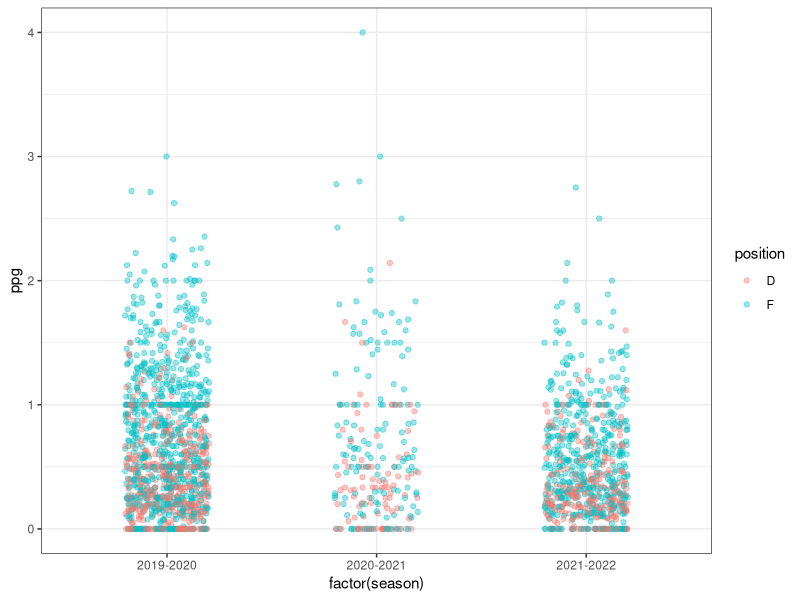
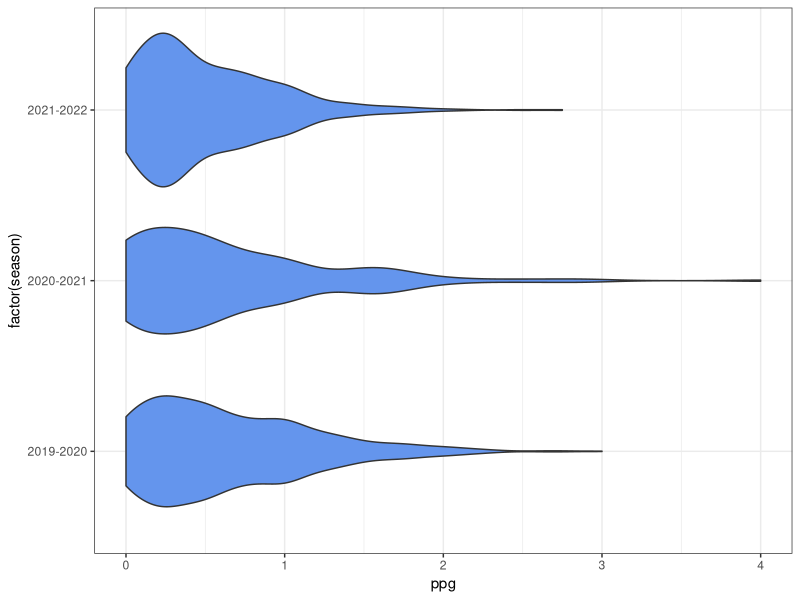
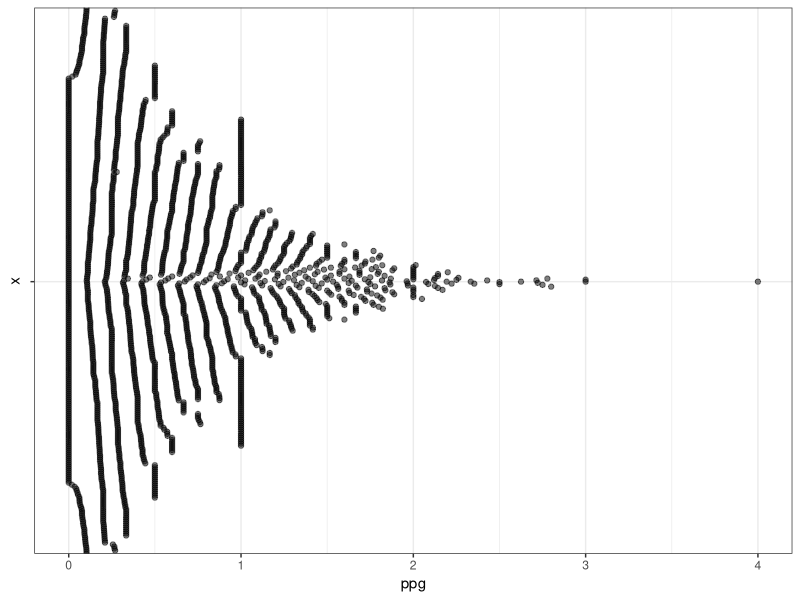
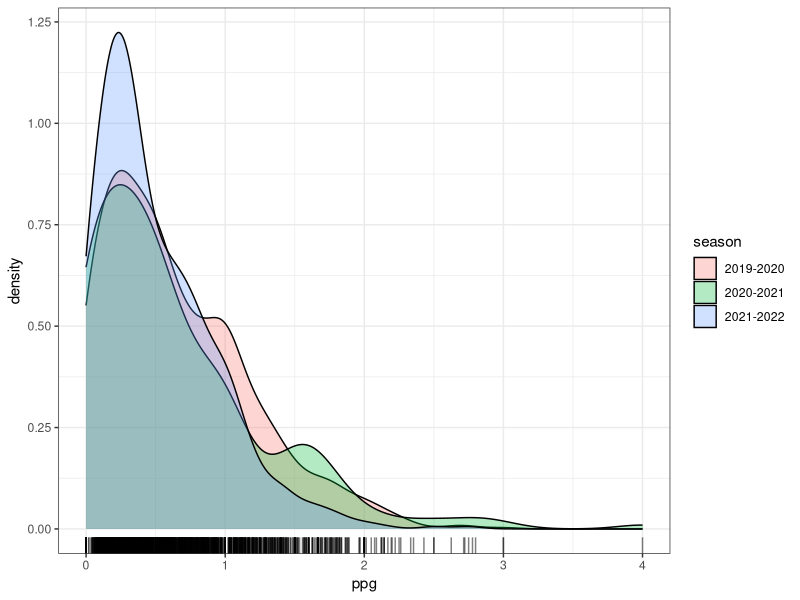
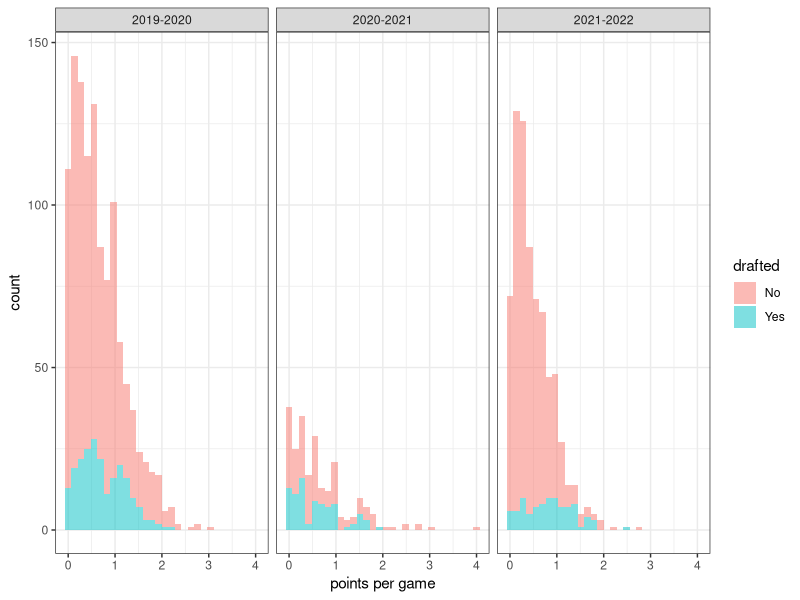
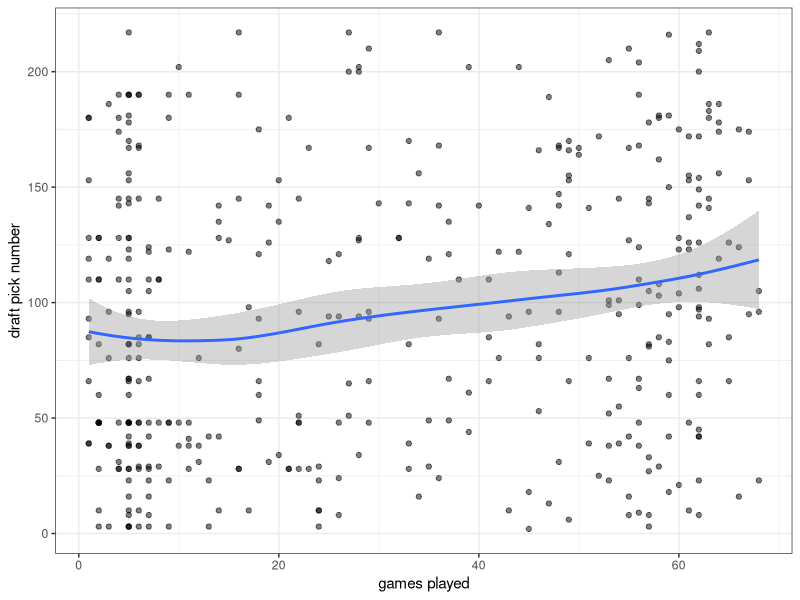
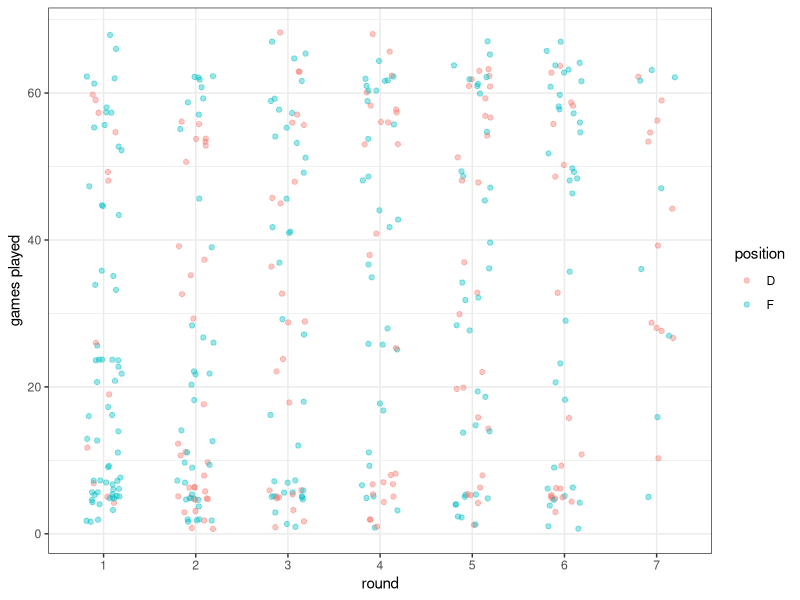
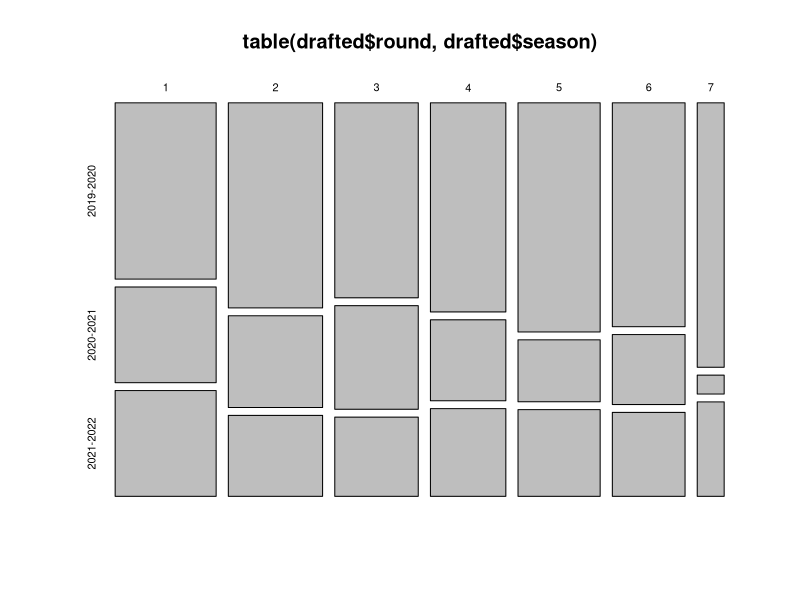

Reproduce these figures in R, in order.
## ---- chunk 1
knitr::opts_chunk$set(echo = TRUE)
## ---- chunk 2
# load packages
library(tidyverse)
library(RColorBrewer)
library(ggbeeswarm)
# load data
library(readr)
sams_ohl_data_request <- #read_csv("C:/Users/jacki/Desktop/REU/hockey/sams_ohl_data_request.csv")
read_csv("sams_ohl_data_request.csv")
View(sams_ohl_data_request)
# filter years
recent <- sams_ohl_data_request %>% 
  filter(season %in% c("2019-2020", "2020-2021", "2021-2022"))
# add points per game columns
recent <- recent %>% 
  mutate(ppg = pts/gp)
# more data frames
all3 <- recent %>% 
  filter(season %in% c("2019-2020", "2020-2021", "2021-2022")) %>%
  group_by(league, season) %>%
  summarize(count = n()) %>%
  pivot_wider(names_from = season, values_from = count) %>%
  filter(!is.na(`2019-2020`) & !is.na(`2020-2021`) & !is.na(`2021-2022`))
all_seasons <- recent %>% 
  filter(league %in% c("Belarus Cup", "International-Jr", "MHL",
                       "NOJHL", "Slovakia U20", "Slovakia2",
                       "USHL"))
drafted <- recent %>% 
  filter(!is.na(draft_year))
recent2 <- recent %>% 
  mutate(got_drafted = case_when(!is.na(draft_year) ~ 'Yes',
                                 TRUE ~ 'No'))
## ---- chunk 3
recent %>% 
  ggplot(aes(x = factor(season), y = ppg)) +
  geom_jitter(alpha = 0.4, aes(color = position),
              position=position_jitter(0.2)) +
  theme_bw()
## ---- chunk 4
recent %>% 
  ggplot(aes(x = ppg, y = factor(season))) +
  geom_violin(fill = "cornflowerblue") +
  theme_bw()
## ---- chunk 5
recent %>% 
  ggplot(aes(y = ppg)) +
  geom_beeswarm(aes(x = ""), cex = 3, alpha = 0.5) +
  theme_bw() +
  coord_flip()
## ---- chunk 6
recent %>% 
  ggplot(aes(x = ppg)) +
  geom_density(aes(fill = season), alpha = 0.3) +
  geom_rug(alpha = 0.5) +
  theme_bw() 
## ---- chunk 7
recent2 %>% 
  ggplot(aes(x = ppg)) +
  geom_histogram(aes(fill = got_drafted), alpha = 0.5) +
  theme_bw() +
  labs(x = "points per game", fill = "drafted") +
  facet_wrap(~season)
summary(lm(ppg ~ got_drafted, data = recent2))
## ---- chunk 8
summary(lm(ppg ~ overall_pick_num, data = drafted))
drafted %>% 
  ggplot(aes(x = gp, y = overall_pick_num)) +
  geom_point(alpha = 0.5) +
  geom_smooth() +
  labs(x = "games played", y = "draft pick number") +
  theme_bw()
drafted %>% 
  ggplot(aes(x = factor(round), y = gp)) +
  geom_jitter(alpha = 0.4, aes(color = position),
              position=position_jitter(0.2)) +
  labs(x = "round", y = "games played") +
  theme_bw()
mosaicplot(table(drafted$round, drafted$season))
## ---- chunk 9
drafted %>% 
  ggplot(aes(x = factor(position), y = gp)) +
  geom_jitter(alpha = 0.4, aes(color = draft_year),
              position=position_jitter(0.2)) +
  labs(x = "position", y = "games played", color = "draft year") +
  theme_bw()
drafted %>% 
  ggplot(aes(x = factor(position), y = pts)) +
  geom_jitter(alpha = 0.4, aes(color = round),
              position=position_jitter(0.2)) +
  labs(x = "position", y = "points", color = "round") +
  theme_bw()
drafted %>% 
  ggplot(aes(x = factor(position), y = ppg)) +
  geom_jitter(alpha = 0.4, aes(color = round),
              position=position_jitter(0.2)) +
  labs(x = "position", y = "points per game", color = "round") +
  theme_bw()
## ---- chunk 10
# players with stats from both 2019-2020 and 2021-2022
summed_both <- recent %>% 
  filter(season %in% c("2019-2020", "2021-2022"))
summed_both <- summed_both %>% 
  group_by(name, season) %>% 
  summarize_at(vars(gp:pm, ppg), "sum")
summed_both <- summed_both %>% 
  group_by(name) %>% 
  mutate(count_seasons = n()) %>% 
  filter(count_seasons == 2)

# density plot
summed_both %>%
  ggplot(aes(x = ppg)) +
  geom_density(aes(fill = season), alpha = 0.3) +
  geom_rug(alpha = 0.5) +
  theme_bw()
